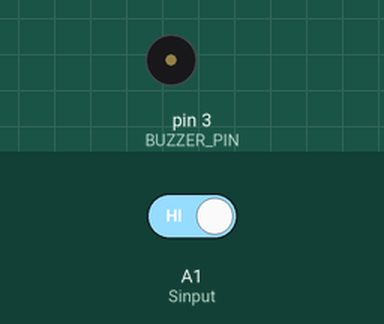
A sketch run on a simulated Arduino Uno, built with avr-gcc and run on an emulated ATmega328P. On the bench: buzzer (waves = sounding). Inputs (shaded band) come from the test bench; at power-on: A1 (Sinput) HIGH.

Above: at 1.2 s.
1.3 s: A1 (Sinput) driven LOW
At 3.7 s:
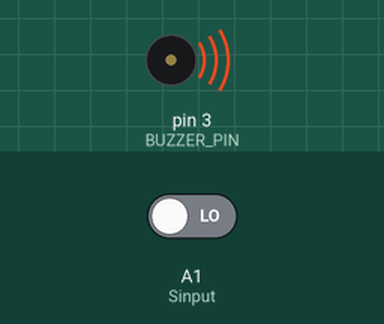
Timing chart, 0 to 10.3 s (numbered marks = the images above; inputs shaded):
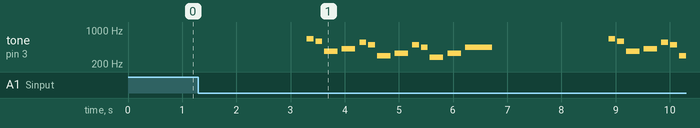

Measured:
- after the input at 1.3 s, tone on pin 3 (BUZZER_PIN): plays 659 Hz for 0.13 s, 587 Hz for 0.13 s, 370 Hz for 0.25 s, 415 Hz for 0.25 s, 554 Hz for 0.13 s, 494 Hz for 0.13 s … (20 notes in this stretch), starting after 2.0 s

The sketch:

ANTI_SLEEP_GLASSES_CODE.ino
```cpp
#include "pitches.h"
int Sinput = A1;
int BUZZER_PIN = 3;
int LED = 13;

void setup() {
  // put your setup code here, to run once:
  pinMode(Sinput, INPUT);
  pinMode(BUZZER_PIN, OUTPUT);
}

int melody[] = {
  NOTE_E5, NOTE_D5, NOTE_FS4, NOTE_GS4,
  NOTE_CS5, NOTE_B4, NOTE_D4, NOTE_E4,
  NOTE_B4, NOTE_A4, NOTE_CS4, NOTE_E4,
  NOTE_A4
};

int durations[] = {
  8, 8, 4, 4,
  8, 8, 4, 4,
  8, 8, 4, 4,
  2
};


void loop() {

  if (digitalRead(Sinput) == LOW) {
    delay(2000);  // we are waiting for two second after the input pulse from the sensor. if the pulse is for more than  2 second then buzzer get triggered
    if (digitalRead(Sinput) == LOW) {
      //digitalWrite(BUZZER_PIN, HIGH);
      int size = sizeof(durations) / sizeof(int);

      for (int note = 0; note < size; note++) {
        //to calculate the note duration, take one second divided by the note type.
        //e.g. quarter note = 1000 / 4, eighth note = 1000/8, etc.
        int duration = 1000 / durations[note];
        tone(BUZZER_PIN, melody[note], duration);

        //to distinguish the notes, set a minimum time between them.
        //the note's duration + 30% seems to work well:
        int pauseBetweenNotes = duration * 1.30;
        delay(pauseBetweenNotes);

        //stop the tone playing:
        noTone(BUZZER_PIN);
      }
    }
  } else {

    if (digitalRead(Sinput) == HIGH) {

      digitalWrite(BUZZER_PIN, LOW);
    }
  }
}
```
